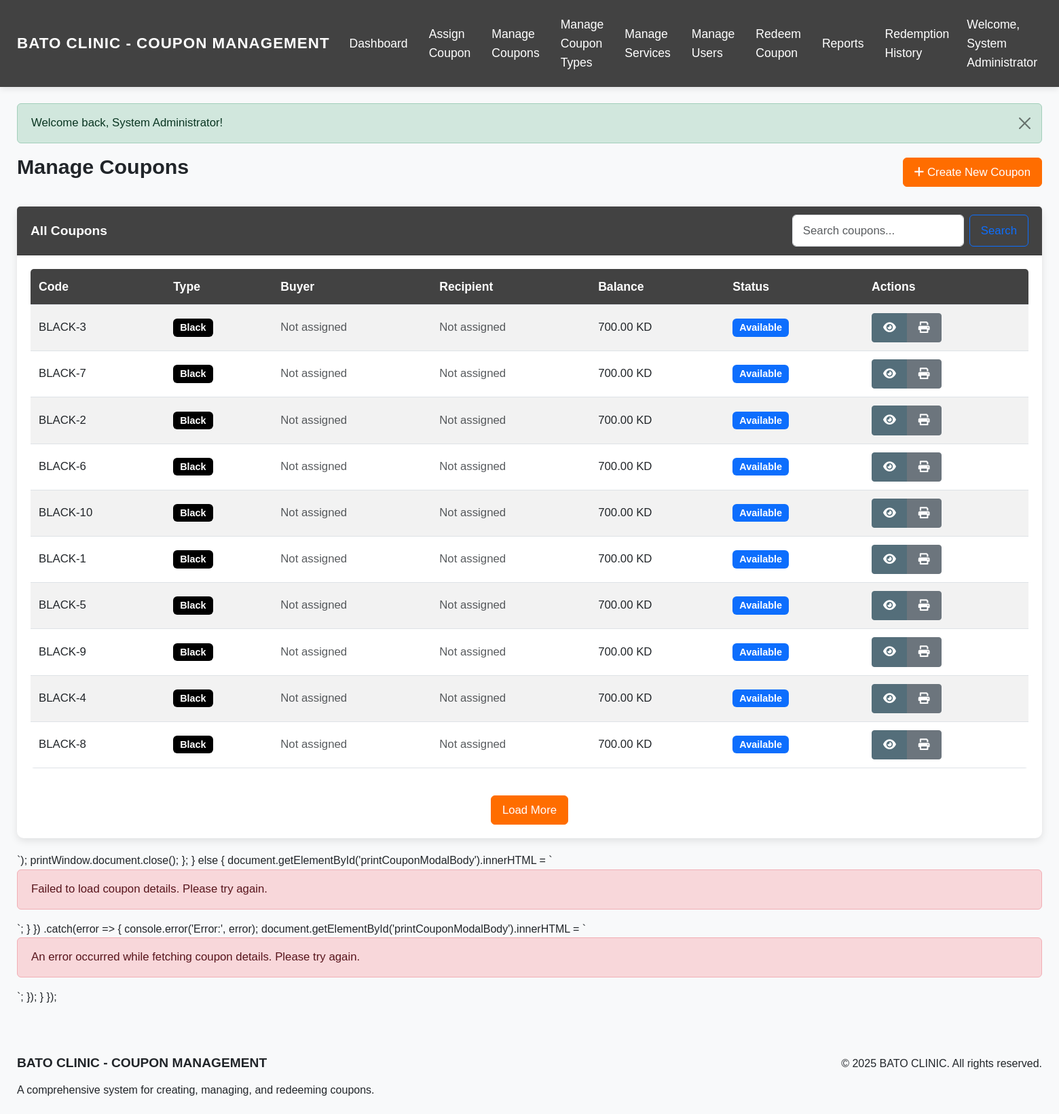
Page /admin/manage_coupons_fixed.php (signed in) on the committed database.
### tables this page shows
CREATE TABLE coupons (
    id INT AUTO_INCREMENT PRIMARY KEY,
    code VARCHAR(20) NOT NULL UNIQUE,
    coupon_type_id INT NOT NULL,
    buyer_id INT,
    recipient_id INT,
    initial_balance DECIMAL(10, 2) NOT NULL,
    current_balance DECIMAL(10, 2) NOT NULL,
    issue_date DATE,
    status ENUM('available', 'assigned', 'fully_redeemed') NOT NULL DEFAULT 'available',
    created_at TIMESTAMP DEFAULT CURRENT_TIMESTAMP,
    updated_at TIMESTAMP DEFAULT CURRENT_TIMESTAMP ON UPDATE CURRENT_TIMESTAMP,
    FOREIGN KEY (coupon_type_id) REFERENCES coupon_types(id),
    FOREIGN KEY (buyer_id) REFERENCES users(id),
    FOREIGN KEY (recipient_id) REFERENCES users(id),
    INDEX (code),
    INDEX (buyer_id),
    INDEX (recipient_id),
    INDEX (status)
);

CREATE TABLE coupon_types (
    id INT AUTO_INCREMENT PRIMARY KEY,
    name ENUM('Black', 'Gold', 'Silver') NOT NULL,
    description TEXT,
    value DECIMAL(10, 2) NOT NULL,
    created_at TIMESTAMP DEFAULT CURRENT_TIMESTAMP,
    updated_at TIMESTAMP DEFAULT CURRENT_TIMESTAMP ON UPDATE CURRENT_TIMESTAMP
);

### models/Coupon.php (called while the page is built, shortened)
<?php
class Coupon {
    private $conn;
    private $table_name = "coupons";
    public function __construct($db) {
        $this->conn = $db;
    }
    public function countAll($search = '') {
        $query = "SELECT COUNT(*) as total
                  FROM " . $this->table_name . " c
                  LEFT JOIN users b ON c.buyer_id = b.id
                  LEFT JOIN users r ON c.recipient_id = r.id
                  WHERE c.code LIKE ? OR b.full_name LIKE ? OR r.full_name LIKE ?";
        $stmt = $this->conn->prepare($query);
        $searchTerm = "%" . htmlspecialchars(strip_tags($search)) . "%";
        $stmt->bindParam(1, $searchTerm);
        $stmt->bindParam(2, $searchTerm);
        $stmt->bindParam(3, $searchTerm);
        $stmt->execute();
        $row = $stmt->fetch(PDO::FETCH_ASSOC);
        return $row['total'];
    }
    public function readAll($page = 1, $limit = 10, $search = '') {
        $offset = ($page - 1) * $limit;
        $query = "SELECT c.*, ct.name as coupon_type_name,
                         b.full_name as buyer_name,
                         COALESCE(r.full_name,
                            (SELECT rl.recipient_name FROM redemption_logs rl
                             WHERE rl.coupon_id = c.id
                             ORDER BY rl.redemption_date DESC, rl.redemption_time DESC
                             LIMIT 1)
                         ) as recipient_name,
                         (SELECT COUNT(*) FROM redemption_logs WHERE coupon_id = c.id) as redemption_count,
                         (SELECT COUNT(DISTINCT recipient_name) FROM redemption_logs WHERE coupon_id = c.id) as unique_recipients,
                         CASE
                            WHEN c.status = 'assigned' THEN 1
                            WHEN c.recipient_id IS NOT NULL THEN 1
                            WHEN (SELECT COUNT(*) FROM redemption_logs WHERE coupon_id = c.id) > 0 THEN 1
                            ELSE 0
                         END as has_recipients
                  FROM " . $this->table_name . " c
                  LEFT JOIN coupon_types ct ON c.coupon_type_id = ct.id
                  LEFT JOIN users b ON c.buyer_id = b.id
                  LEFT JOIN users r ON c.recipient_id = r.id
                  LEFT JOIN (
                      SELECT coupon_id, COUNT(*) as log_count
                      FROM redemption_logs
                      GROUP BY coupon_id
                  ) rl ON c.id = rl.coupon_id
                  WHERE c.code LIKE ? OR b.full_name LIKE ? OR
                        c.id IN (SELECT coupon_id FROM redemption_logs WHERE recipient_name LIKE ?)
                  ORDER BY ct.name ASC, SUBSTRING(c.code, 1, 1) ASC, CAST(SUBSTRING(c.code, 2) AS UNSIGNED) ASC
                  LIMIT ?, ?";
        $stmt = $this->conn->prepare($query);
        $searchTerm = "%" . htmlspecialchars(strip_tags($search)) . "%";
        $stmt->bindParam(1, $searchTerm);
        $stmt->bindParam(2, $searchTerm);
        $stmt->bindParam(3, $searchTerm);
        $stmt->bindParam(4, $offset, PDO::PARAM_INT);
        $stmt->bindParam(5, $limit, PDO::PARAM_INT);
        $stmt->execute();
        return $stmt;
    }
}
?>

### admin/manage_coupons_fixed.php (the view, shortened to what this page needs)
<?php
require_once '../models/Coupon.php';
$database = new Database();
$db = $database->getConnection();
$coupon = new Coupon($db);
$search = isset($_GET['search']) ? $_GET['search'] : '';
$page = isset($_GET['page']) ? (int)$_GET['page'] : 1;
$limit = 10;
$coupons = $coupon->readAll($page, $limit, $search);
$totalCoupons = $coupon->countAll($search);
$totalPages = ceil($totalCoupons / $limit);
include_once '../includes/header.php';
?>
<div class="row">
    <div class="col-md-12">
        <div class="d-flex justify-content-between align-items-center mb-4">
            <h2>Manage Coupons</h2>
            <a href="<?php echo BASE_URL; ?>admin/create_coupon.php" class="btn btn-primary">
                <i class="fas fa-plus"></i> Create New Coupon
            </a>
        </div>
    </div>
</div>
<div class="row">
    <div class="col-md-12">
        <div class="card">
            <div class="card-header">
                <div class="d-flex justify-content-between align-items-center">
                    <h5 class="card-title mb-0">All Coupons</h5>
                    <form class="d-flex" action="" method="GET" id="searchForm">
                        <input class="form-control me-2" type="search" placeholder="Search coupons..." name="search" id="searchInput" value="<?php echo htmlspecialchars($search); ?>">
                        <button class="btn btn-outline-primary" type="submit">Search</button>
                    </form>
                </div>
            </div>
            <div class="card-body">
                <div class="table-responsive">
                    <table class="table table-striped table-hover" id="couponsTable">
                        <thead>
                            <tr>
                                <th>Code</th>
                                <th>Type</th>
                                <th>Buyer</th>
                                <th>Recipient</th>
                                <th>Balance</th>
                                <th>Status</th>
                                <th>Actions</th>
                            </tr>
                        </thead>
                        <tbody id="couponsTableBody">
                            <?php if($coupons->rowCount() > 0): ?>
                                <?php while($row = $coupons->fetch(PDO::FETCH_ASSOC)): ?>
                                    <tr>
                                        <td><?php echo $row['code']; ?></td>
                                        <td>
                                            <span class="badge <?php echo strtolower($row['coupon_type_name']) === 'black' ? 'badge-black' : (strtolower($row['coupon_type_name']) === 'gold' ? 'badge-gold' : 'badge-silver'); ?>">
                                                <?php echo $row['coupon_type_name']; ?>
                                            </span>
                                        </td>
                                        <td><?php echo $row['buyer_name'] ? $row['buyer_name'] : '<span class="text-muted">Not assigned</span>'; ?></td>
                                        <td>
                                            <?php if($row['has_recipients'] == 1): ?>
                                                <?php
                                                $recipientQuery = "SELECT DISTINCT recipient_name,
                                                                   COUNT(DISTINCT recipient_name) as unique_recipients,
                                                                   MAX(CONCAT(redemption_date, ' ', redemption_time)) as last_redemption
                                                             FROM redemption_logs
                                                             WHERE coupon_id = ?
                                                             GROUP BY recipient_name
                                                             ORDER BY last_redemption DESC";
                                                $stmt = $db->prepare($recipientQuery);
                                                $stmt->bindParam(1, $row['id']);
                                                $stmt->execute();
                                                $recipients = $stmt->fetchAll(PDO::FETCH_ASSOC);
                                                $totalUniqueRecipients = count($recipients);
                                                $mostRecentRecipient = $totalUniqueRecipients > 0 ? $recipients[0]['recipient_name'] : '';
                                                ?>
                                                <?php if($totalUniqueRecipients > 0): ?>
                                                    <div>
                                                        <span class="badge bg-success">Assigned</span>
                                                        <?php if($totalUniqueRecipients > 1): ?>
                                                            <span class="badge bg-info ms-1" title="<?php echo $totalUniqueRecipients; ?> unique recipients">
                                                                <?php echo $totalUniqueRecipients; ?>
                                                            </span>
                                                        <?php endif; ?>
                                                    </div>
                                                    <div class="mt-1">
                                                        <small><?php echo htmlspecialchars($mostRecentRecipient); ?></small>
                                                        <?php if($totalUniqueRecipients > 1): ?>
                                                            <a href="view_coupon.php?id=<?php echo $row['id']; ?>#recipients" class="ms-1 small text-decoration-none" title="View all recipients">
                                                                <i class="fas fa-users"></i> +<?php echo $totalUniqueRecipients - 1; ?> more
                                                            </a>
                                                        <?php endif; ?>
                                                    </div>
                                                <?php else: ?>
                                                    <span class="badge bg-success">Assigned</span>
                                                    <?php if($row['redemption_count'] > 1): ?>
                                                        <span class="badge bg-info ms-1" title="<?php echo $row['redemption_count']; ?> redemptions for this coupon">
                                                            <?php echo $row['redemption_count']; ?>
                                                        </span>
                                                    <?php endif; ?>
                                                    <a href="view_coupon.php?id=<?php echo $row['id']; ?>#recipients" class="ms-1 small text-decoration-none" title="View all recipients">
                                                        <i class="fas fa-users"></i>
                                                    </a>
                                                <?php endif; ?>
                                            <?php else: ?>
                                                <span class="text-muted">Not assigned</span>
                                            <?php endif; ?>
                                        </td>
                                        <td><?php echo number_format($row['current_balance'], 2); ?> KD</td>
                                        <td>
                                            <?php if($row['status'] === 'assigned'): ?>
                                                <span class="badge bg-success">Assigned</span>
                                            <?php elseif($row['status'] === 'fully_redeemed'): ?>
                                                <span class="badge bg-danger">Fully Redeemed</span>
                                            <?php else: ?>
                                                <span class="badge bg-primary">Available</span>
                                            <?php endif; ?>
                                        </td>
                                        <td>
                                            <div class="btn-group">
                                                <a href="view_coupon.php?id=<?php echo $row['id']; ?>" class="btn btn-sm btn-info">
                                                    <i class="fas fa-eye"></i>
                                                </a>
                                                <button class="btn btn-sm btn-secondary print-coupon" data-coupon-id="<?php echo $row['id']; ?>">
                                                    <i class="fas fa-print"></i>
                                                </button>
                                            </div>
                                        </td>
                                    </tr>
                                <?php endwhile; ?>
                            <?php else: ?>
                                <tr>
                                    <td colspan="7" class="text-center">No coupons found</td>
                                </tr>
                            <?php endif; ?>
                        </tbody>
                    </table>
                </div>
                <div class="d-flex justify-content-center mt-4" id="loadMoreContainer">
                    <button id="loadMoreButton" class="btn btn-primary" <?php echo ($page >= $totalPages) ? 'style="display: none;"' : ''; ?>>
                        Load More <i class="fas fa-spinner fa-spin d-none" id="loadingIndicator"></i>
                    </button>
                </div>
            </div>
        </div>
    </div>
</div>
                                </body>
                                </html>
                            <div class="alert alert-danger">
                                Failed to load coupon details. Please try again.
                            </div>
                        `;
                    }
                })
                .catch(error => {
                    console.error('Error:', error);
                    document.getElementById('printCouponModalBody').innerHTML = `
                        <div class="alert alert-danger">
                            An error occurred while fetching coupon details. Please try again.
                        </div>
                    `;
                });
        }
    });
<?php
include_once '../includes/footer.php';
?>

### rows in the picture
coupons: code "BLACK-3", coupon_type.name "Black", current_balance "700.00", status "Available"
coupons: code "BLACK-7", coupon_type.name "Black", current_balance "700.00", status "Available"
coupons: code "BLACK-2", coupon_type.name "Black", current_balance "700.00", status "Available"
coupons: code "BLACK-6", coupon_type.name "Black", current_balance "700.00", status "Available"
coupons: code "BLACK-10", coupon_type.name "Black", current_balance "700.00", status "Available"
coupons: code "BLACK-1", coupon_type.name "Black", current_balance "700.00", status "Available"
coupons: code "BLACK-5", coupon_type.name "Black", current_balance "700.00", status "Available"
coupons: code "BLACK-9", coupon_type.name "Black", current_balance "700.00", status "Available"
coupons: code "BLACK-4", coupon_type.name "Black", current_balance "700.00", status "Available"
coupons: code "BLACK-8", coupon_type.name "Black", current_balance "700.00", status "Available"

### other values in the picture
$_SESSION['user_name'] "System Administrator"
$_SESSION['message'] "Welcome back, System Administrator!"
